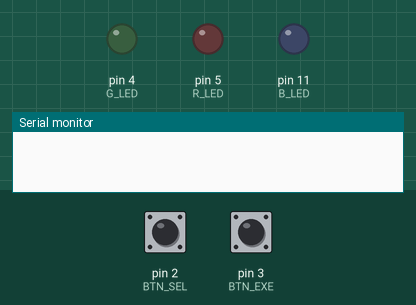
The sketch below on a simulated Arduino Uno, built with avr-gcc and run on an emulated ATmega328P. Parts: output pins drawn as LEDs (lit = HIGH), the last lines printed to the serial monitor. The inputs (shaded band) are chosen by the test bench; at power-on: pin 2 (BTN_SEL) HIGH, pin 3 (BTN_EXE) HIGH.

Above: at 1.2 s.
1.3 s: pin 2 (BTN_SEL) pulled LOW for 0.15 s
At 1.6 s:
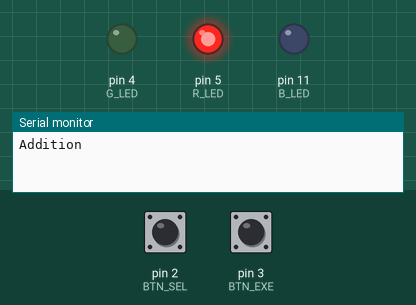
2.9 s: pin 3 (BTN_EXE) pulled LOW for 0.15 s
At 4.1 s:
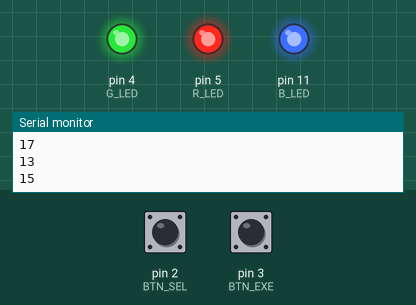
4.5 s: pin 2 (BTN_SEL) pulled LOW for 1 s
At 5.3 s:
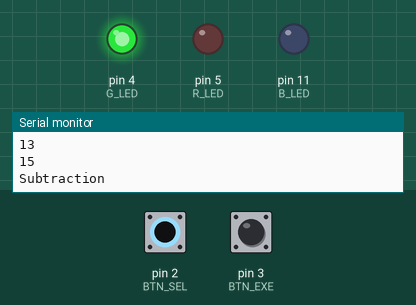
7.0 s: pin 2 (BTN_SEL) pulled LOW for 0.15 s
At 8.2 s:
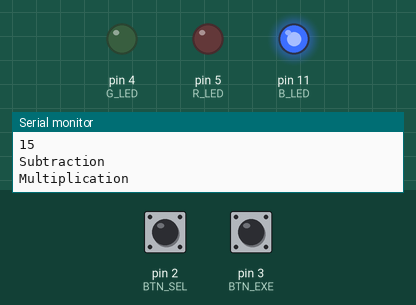
8.6 s: pin 2 (BTN_SEL) pulled LOW for 3.2 s
At 9.6 s:
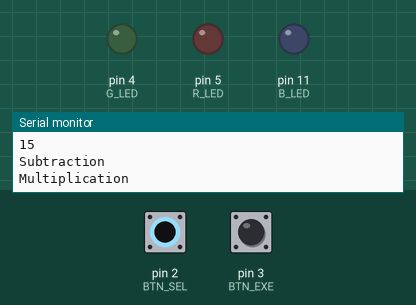
Timing chart, 0 to 11.6 s (numbered marks = the images above; inputs shaded):
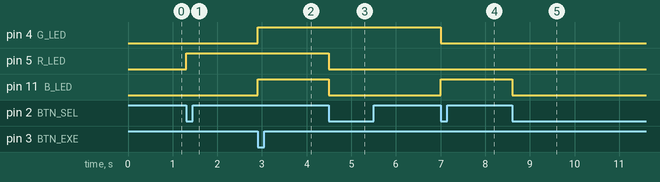

Measured:
- after the input at 1.3 s, pin 5 (R_LED): LOW → HIGH at once
- after the input at 2.9 s, pin 4 (G_LED), pin 11 (B_LED): LOW → HIGH at once
- after the input at 4.5 s, pin 5 (R_LED), pin 11 (B_LED): HIGH → LOW at once
- after the input at 7.0 s, pin 4 (G_LED): HIGH → LOW at once; pin 11 (B_LED): LOW → HIGH at once
- after the input at 8.6 s, pin 11 (B_LED): HIGH → LOW at once

The sketch:

lab2_q3.ino
```cpp
// Lab 2 - Q3 - Lauren Ooghe
// LED calculator with interrupt

#define N 10   // size of array

// assign LED pins
int R_LED = 5;
int G_LED = 4;
int B_LED = 11;

// assign button pins
int BTN_SEL = 2;
int BTN_EXE = 3;

// create 2 integer filled arrays and one for the results to be stored in
int num1[N] = {1, 2, 3, 4, 5, 6, 7, 8, 9, 10};
int num2[N] = {2, 3, 4, 1, 5, 8, 7, 9, 4, 5};
long result[N];


int gOperation = 0;   // variable for what arithmetic operation to perform (will toggle between 0-3)

bool gLastSel = HIGH;   // variable for comparison between current button press and last button press for debounce
bool gLastOp = HIGH;    // comparison value between curent execution button press and last press for debounce function

unsigned long gLastSTime = 0;   // time button select compare value
unsigned long gLastETime = 0;   // time button execution compare value

const unsigned long debounce = 150;   // 150 ms debounce value

volatile unsigned char gFlag_1 = 0;   // create interrupt flags, volatile because they are used in different places at same tiem
volatile unsigned char gFlag_2 = 0;


// LED pattern
const byte ledPatt[5][3] = {
  {0,0,0},  // all LEDs off
  {1,0,0},  // addition red LED
  {0,1,0},  // subtraction green LED
  {0,0,1},  // multiplication blue LED
  {1,1,1}   // gOperation done, all LEDs on
};


// fucntion to set LEDs on/off according to sequence
void setLED(int mode) {
  digitalWrite(R_LED, ledPatt[mode][0]);
  digitalWrite(G_LED, ledPatt[mode][1]);
  digitalWrite(B_LED, ledPatt[mode][2]);
}

void setup() {
  Serial.begin(9600);    // begin serial monitoring
  pinMode(R_LED, OUTPUT);    // set LEDs as OUTPUTs
  pinMode(G_LED, OUTPUT);
  pinMode(B_LED, OUTPUT);

  pinMode(BTN_SEL, INPUT_PULLUP);    // set buttons as inputs
  pinMode(BTN_EXE, INPUT_PULLUP);

  setLED(0);  // set LEDs off initially
  // add interrupts so when button is pressed, it will run and set the flag to 1 to run code
  attachInterrupt(digitalPinToInterrupt(BTN_SEL), isrButton1, FALLING);
  attachInterrupt(digitalPinToInterrupt(BTN_EXE), isrButton2, FALLING);
}
// debounce function
bool edgeDebounced(int pin, bool &lastState, unsigned long &lastTime) {
  bool current = digitalRead(pin);  // read if button is pressed

  if (lastState == HIGH && current == LOW) {  // delay while button press to ensure it only counts one press
    if (millis() - lastTime > debounce) {
      lastTime = millis();
      lastState = current;
      return true;
    }
  }

  lastState = current;
  return false;
}
// function to compute mathmatical operation
long arithmetic(int x, int y, int gOperation) {
  switch (gOperation) {
    case 1: return (long)x + (long)y; // addition
    case 2: return (long)x - (long)y; // subtraction
    case 3: return (long)x * (long)y; // multiplication
    default: return 0;
  }
}

void loop() {
 if (gFlag_1){  // if the first button is pressed, the ISR will set flag to 1 and then the following code runs
  if(edgeDebounced(BTN_SEL, gLastSel, gLastSTime)) {    // if the debounce returns true
    gOperation++;    // increase operation to cycle through add, subtract, multiply
    if (gOperation > 3) gOperation = 0;    // reset if all 3 operations are run through already
    setLED(gOperation);  // set the LEDs to the correct sequence for a given operation

    // prints what operation is selected
    if (gOperation==1){
      Serial.println("Addition");
    }
    if (gOperation > 1 && gOperation < 3){
      Serial.println("Subtraction");
    }
    if (gOperation > 2 && gOperation == 3){
      Serial.println("Multiplication");
    }
  }
 }
  // second flag operates the same as the first, just with the other button
  if(gFlag_2){

    if(edgeDebounced(BTN_EXE, gLastOp, gLastETime)) {  // if debounce returns true, run the code

    if(gOperation == 0) {    // if user pressed execute button without selecting an operation, tell try again
      Serial.print("No input received. Try again. ");
      return;
    }
    setLED(0);  // set LEDs to off

    // save results from a given operation into the result array
    for (int i = 0; i < N; i++) {
      result[i] = arithmetic(num1[i], num2[i], gOperation);
    }
    setLED(4); // all LEDs on, when program is done
    // print the results array
    Serial.println("Results: ");
    for (int i = 0; i < N; i++) {
      Serial.println(result[i]);
    }
    }
  }
}
// ISR functions so once button press is detected, the ISR will interrupt and set flags to 1 to run code
void isrButton1(){
  gFlag_1 = 1;
}
void isrButton2() {
  gFlag_2 = 1;
}
```
